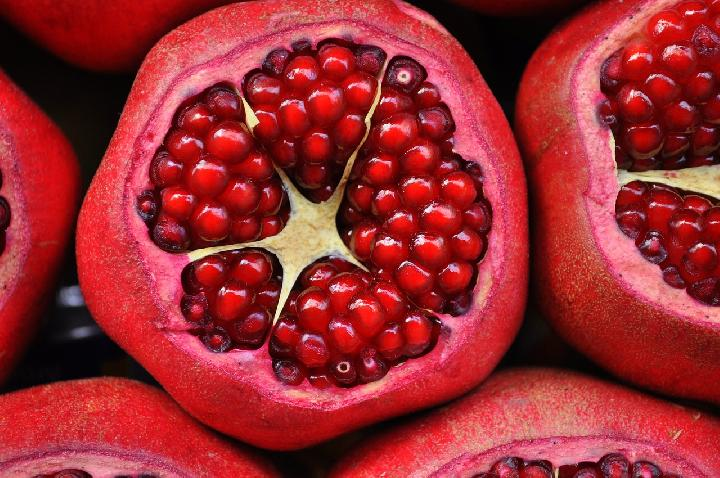
#> input picture 202331066_M.Kahlil Ghibran_Representasi Citra/Laporan Praktikum 2_202331066_M.Kahlil Ghibran_PCD_A/Delima.jpg, 720 x 478 px
$ jupyter execute 'Laprak 2 PCD_A.ipynb'
#> lines starting #> are read from the running program, lines starting #| are printed output that depends on the picture; after the words box and inside, x2 and y2 are one past the last pixel; in counts of white or black regions, pixels touching at a corner belong together
## Import Library

[cell 1]
import cv2
import numpy as np
## 202331066_M.Kahlil Ghibran

## Membaca Citra

[cell 2]
citra = cv2.imread('Delima.jpg')
#> citra is the input picture: shape (478, 720, 3); mean B, G, R 48, 42.7, 154.6
## 202331066_M.Kahlil Ghibran

[cell 3]
cv2.imshow('Delima', citra)
cv2.waitKey()
cv2.destroyAllWindows()
## 202331066_M.Kahlil Ghibran

## Dimensi Citra

[cell 4]
print(citra.shape)
#| (478, 720, 3)
print(citra.dtype)
#| uint8
## 202331066_M.Kahlil Ghibran

## Splitting Citra RGB/BGR

[cell 5]
b = citra [:,:,0]
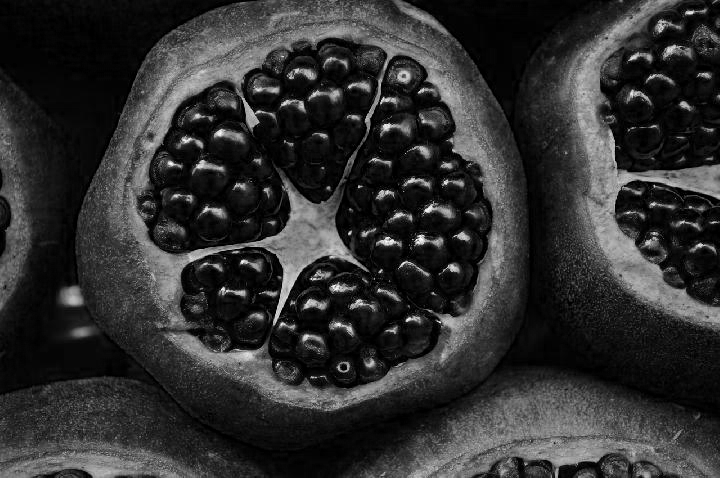
#> b: shape (478, 720); min 0, max 255, mean 48
g = citra [:,:,1]
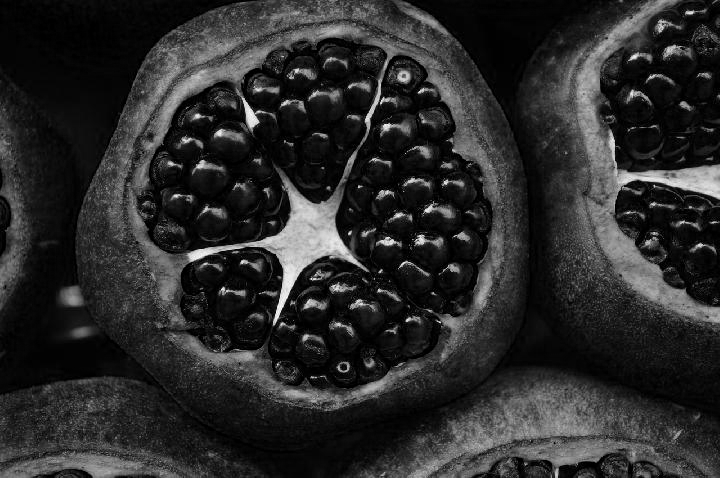
#> g: shape (478, 720); min 0, max 255, mean 42.7
r = citra [:,:,2]
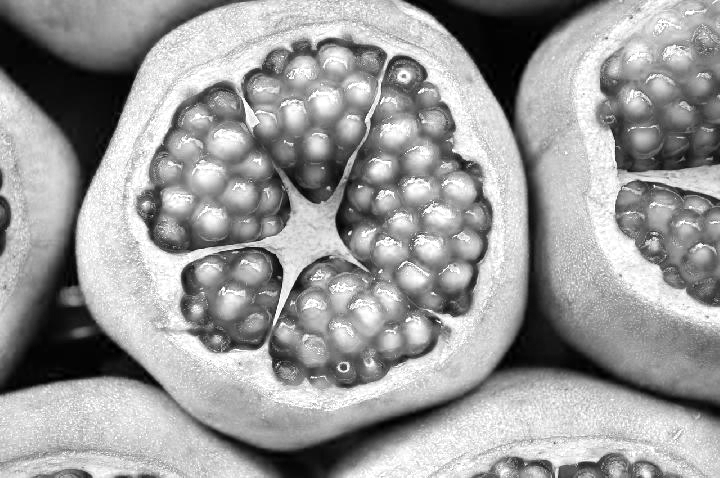
#> r: shape (478, 720); min 0, max 255, mean 154.6
## 202331066_M.Kahlil Ghibran

## RGB to Grayscale

[cell 6]
panjang = len(citra)#menghitung baris
#> panjang = 478
lebar = len(citra[0])#menghitung kolom
#> lebar = 720

citra_gray = np.zeros((panjang,lebar))

for i in range (panjang):
    for j in range (lebar):
        citra_gray[i,j] = 0.2989 * r[i,j] + 0.587 * g[i,j] + 0.1141 * b[i,j] #merah = 29,89% ; hijau = 58,7% ; biru = 11,41%
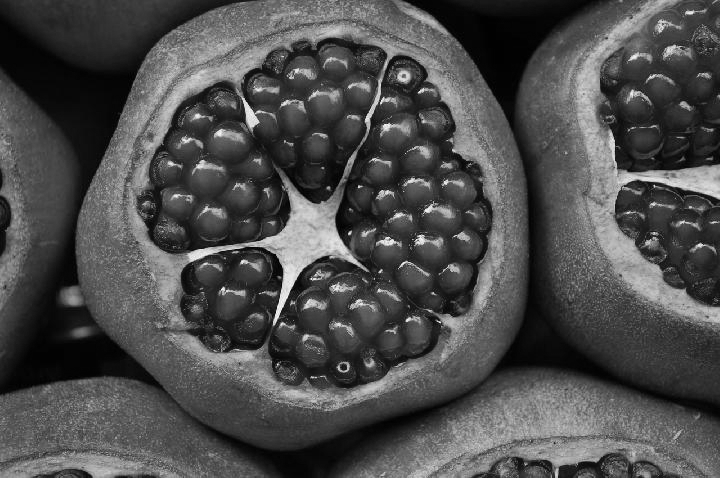
#> citra_gray: shape (478, 720) float64; min 0, max 251.9, mean 76.8

citra_gray = citra_gray.astype(np.uint8)

cv2.imshow('citra grayscale', citra_gray)
cv2.waitKey()
cv2.destroyAllWindows()
## 202331066_M.Kahlil Ghibran

[cell 7]
print(citra)
#> (printed output is left out)
## 202331066_M.Kahlil Ghibran

[cell 8]
print(citra_gray)
#> (printed output is left out)
## 202331066_M.Kahlil Ghibran

## Grayscale to Binary

[cell 9]
panjang = len(citra)#menghitung baris
lebar = len(citra[0])#menghitung kolom

ambang = 90

citra_biner = np.zeros((panjang,lebar))

for i in range (panjang):
    for j in range (lebar):
        if citra_gray[i,j] >= ambang:
            citra_biner[i,j] = 1 #putih
        else:
            citra_biner[i,j] = 0 #hitam
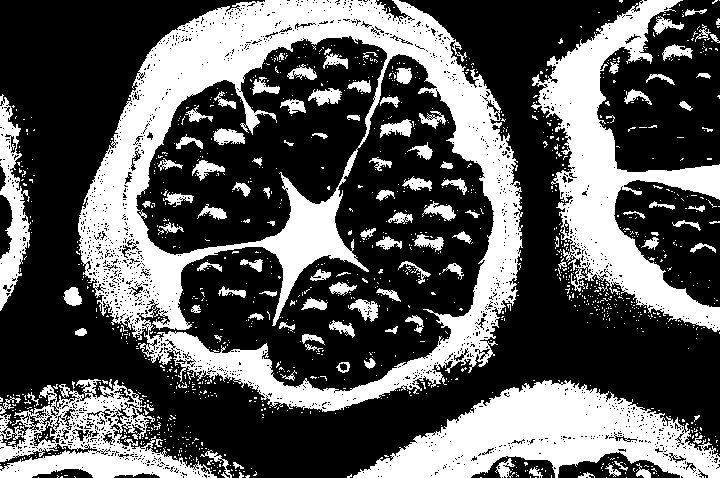
#> citra_biner: shape (478, 720) float64; values 0 (black) and 1 (white), 35.4% white; 1262 white regions (1149 under 20 px), largest, box (x1, y1, x2, y2) and area: (78, 0, 523, 412) 55415, (531, 0, 720, 332) 19664, (353, 380, 720, 478) 18609

cv2.imshow('citra binary', citra_biner)
cv2.waitKey()
cv2.destroyAllWindows()
## 202331066_M.Kahlil Ghibran

[cell 10]
print(citra_biner)
#> (printed output is left out)
## 202331066_M.Kahlil Ghibran

[cell 11]
print(citra_biner[50,50])
#| 0.0
